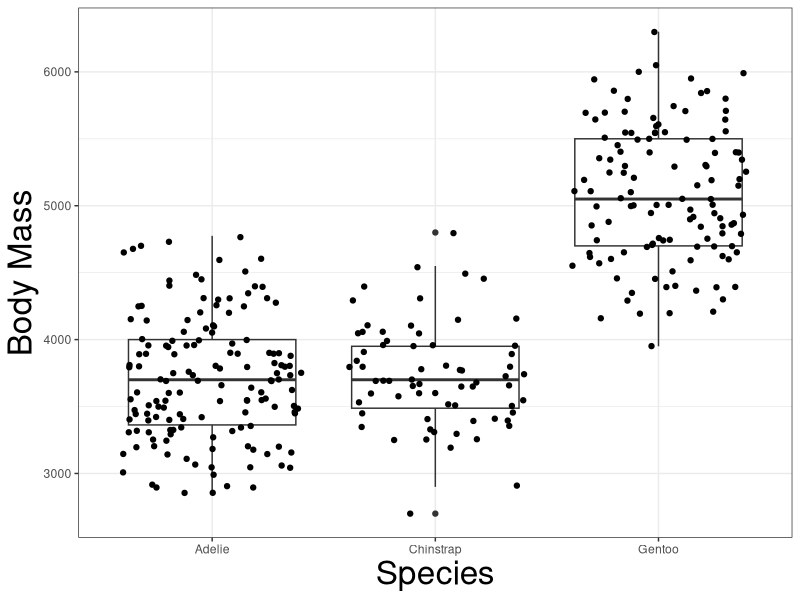
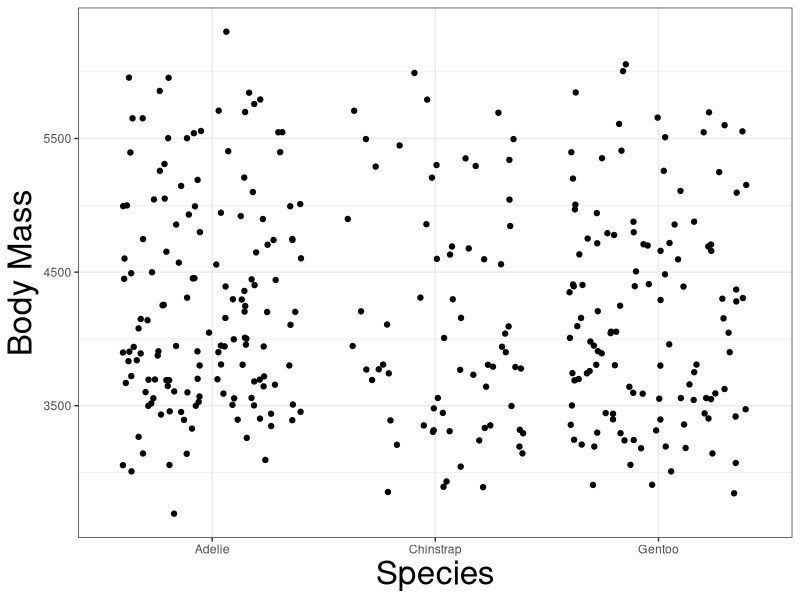
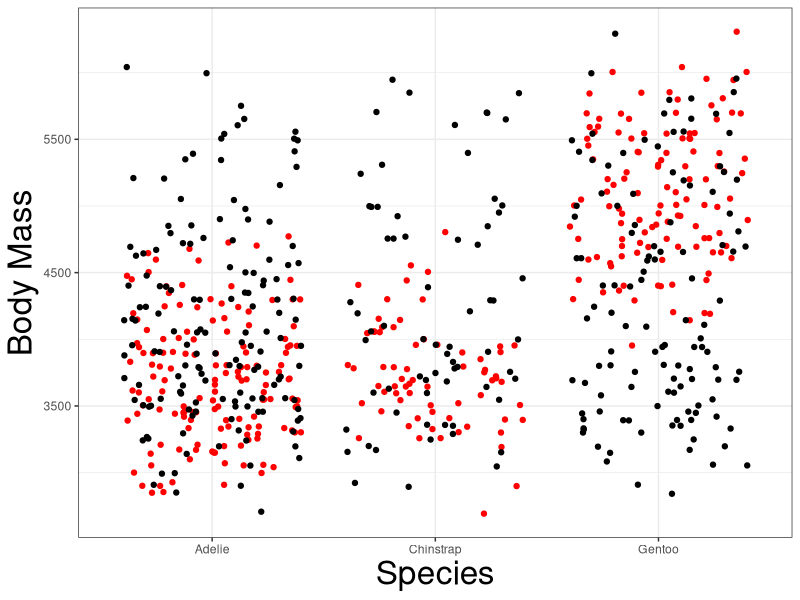
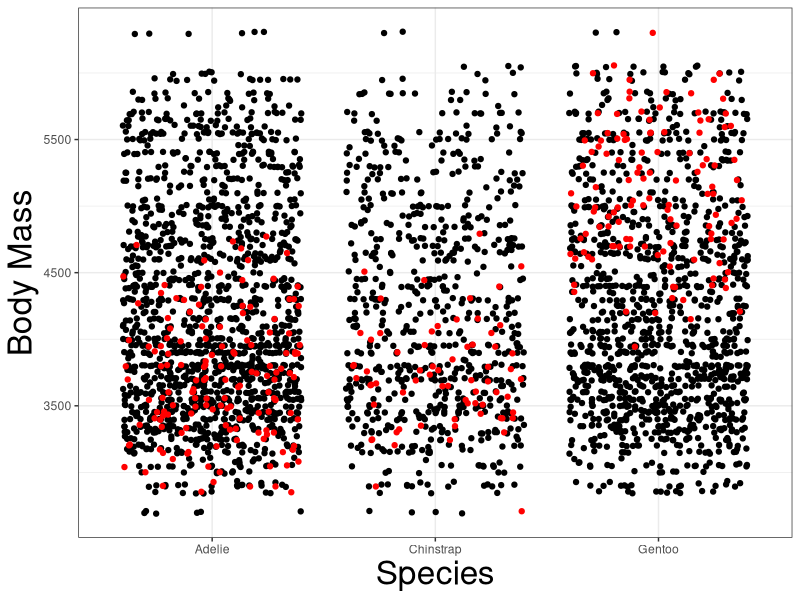
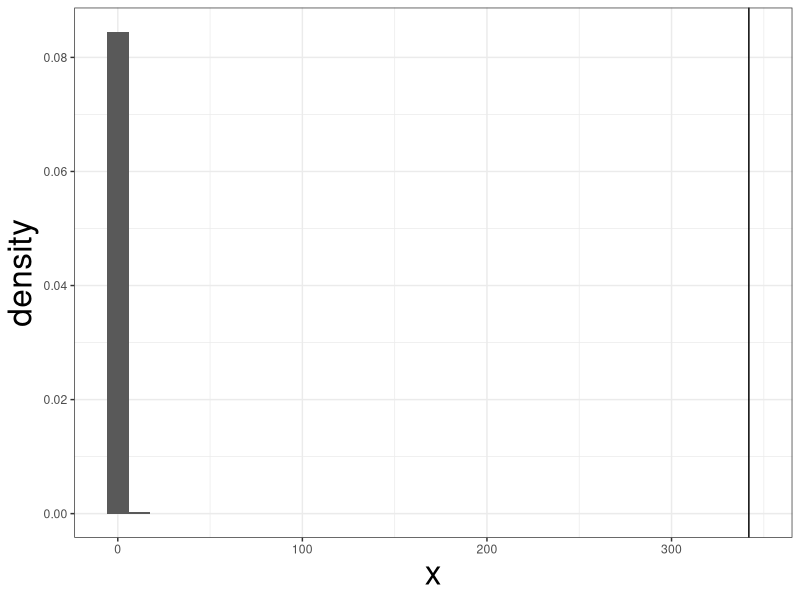

These figures' R source, in order:
## ---- chunk 1
#| code-fold: false


library(tidyverse)
library(palmerpenguins)

theme_set(theme_bw())
theme_update(axis.title = element_text(size = 24))


shuffle <- function(x){
  n <- length(x)
  return(sample(x, n))
}

penguins <- penguins |> drop_na() 

## ---- chunk 2
#| code-fold: false
#| echo: true
factorial(100)
## ---- chunk 3
#| code-fold: true
penguins |> ggplot(aes(x=species, y = body_mass_g)) +
  geom_boxplot() +
  geom_jitter() +
  labs(x = "Species", y = "Body Mass")

## ---- chunk 4
#| code-fold: true
penguins |> ggplot() +
  labs(x = "Species", y = "Body Mass") + 
  geom_jitter(aes(species, shuffle(body_mass_g)))

## ---- chunk 5
#| code-fold: true
penguins |> ggplot(aes(x = species, y = body_mass_g)) +
  labs(x = "Species", y = "Body Mass") + 
  geom_jitter(col = "red") +
  geom_jitter(aes(species, shuffle(body_mass_g)))

## ---- chunk 6
#| code-fold: true
penguins |> ggplot(aes(x = species, y = body_mass_g)) +
  labs(x = "Species", y = "Body Mass") + 
  geom_jitter(aes(species, shuffle(body_mass_g))) +
  geom_jitter(aes(species, shuffle(body_mass_g))) +
  geom_jitter(aes(species, shuffle(body_mass_g))) +
  geom_jitter(aes(species, shuffle(body_mass_g))) +
  geom_jitter(aes(species, shuffle(body_mass_g))) +
  geom_jitter(aes(species, shuffle(body_mass_g))) +
  geom_jitter(aes(species, shuffle(body_mass_g))) +
  geom_jitter(aes(species, shuffle(body_mass_g))) +
  geom_jitter(aes(species, shuffle(body_mass_g))) +
  geom_jitter(aes(species, shuffle(body_mass_g))) +
  geom_jitter(col = "red") 
## ---- chunk 7
penguins |> aov(body_mass_g ~ species, data = _) |> anova()
## ---- chunk 8
f_stat <- penguins |> 
  aov(body_mass_g ~ species, data = _) |> 
  anova() |> 
  _$`F value`[1]
  

f_sim <- function(i){
  ff <- penguins |> 
    aov(shuffle(body_mass_g) ~ species, data = _) |> 
    anova() |> 
    _$`F value`[1]
  return(ff)
}

f_dist <- replicate(10000, f_sim(1))

tibble(x= f_dist) |> 
  ggplot(aes(x, y = ..density..)) +
  geom_histogram() +
  geom_vline(xintercept = f_stat)

sum(f_stat < f_dist) + 1 / (length(f_dist) + 1)

